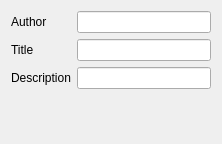
<?xml version="1.0" encoding="UTF-8"?>
<ui version="4.0">
 <class>wizardIdentifyPage</class>
 <widget class="QWizardPage" name="wizardIdentifyPage">
  <property name="geometry">
   <rect>
    <x>0</x>
    <y>0</y>
    <width>222</width>
    <height>144</height>
   </rect>
  </property>
  <property name="windowTitle">
   <string>WizardPage</string>
  </property>
  <layout class="QGridLayout" name="gridLayout">
   <item row="0" column="0">
    <widget class="QLabel" name="label">
     <property name="text">
      <string>Author</string>
     </property>
    </widget>
   </item>
   <item row="0" column="1">
    <widget class="QLineEdit" name="lineEdit"/>
   </item>
   <item row="1" column="0">
    <widget class="QLabel" name="label_2">
     <property name="text">
      <string>Title</string>
     </property>
    </widget>
   </item>
   <item row="1" column="1">
    <widget class="QLineEdit" name="lineEdit_2"/>
   </item>
   <item row="2" column="0">
    <widget class="QLabel" name="label_3">
     <property name="text">
      <string>Description</string>
     </property>
    </widget>
   </item>
   <item row="2" column="1">
    <widget class="QLineEdit" name="lineEdit_3"/>
   </item>
   <item row="3" column="1">
    <spacer name="verticalSpacer">
     <property name="orientation">
      <enum>Qt::Vertical</enum>
     </property>
     <property name="sizeHint" stdset="0">
      <size>
       <width>20</width>
       <height>40</height>
      </size>
     </property>
    </spacer>
   </item>
  </layout>
 </widget>
 <resources/>
 <connections/>
</ui>
